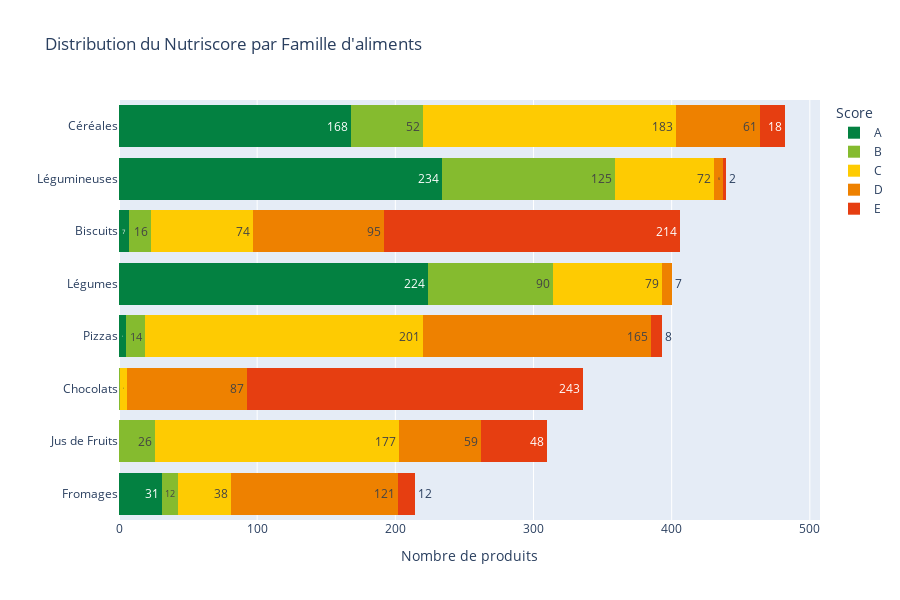

Notebook source saved alongside this figure:
### Markdown cell above
La répartition des scores par famille d'aliments confirme la nécessité d'inclure la catégorie comme variable explicative :

* **Polarisation des Catégories :** Certaines familles sont des prédicteurs forts à elles seules.
    * Les *Légumineuses* et *Légumes* sont massivement classés **A ou B** (Vert).
    * Les *Chocolats* et *Biscuits* saturent les classes **D et E** (Rouge/Orange).
* **La Zone Grise (Variance Intra-classe) :** C'est ici que le Machine Learning devient indispensable.
    * Regardez les **Céréales** : elles couvrent tout le spectre, du A au E.
    * Les **Pizzas** et **Jus de Fruits** oscillent principalement entre C et D, mais avec des exceptions notables.
    * *Conclusion :* La catégorie seule ne suffit pas à prédire le score. Le modèle devra analyser la composition fine (fibres, sucres) pour classer correctement ces produits "mixtes".

### Code cell
distribution_nutriscore_par_famille_d_aliments(df_final).show()

### Figure 1 — Plotly figure (JSON) as saved in the notebook; plotly's stock layout.template omitted (floating-point values rounded to 4 significant figures; data arrays with more than 128 entries replaced by an {"elided": "..."} marker saying what was removed)
{"data": [{"bingroup": "y", "hovertemplate": "Nutriscore=A<br>count=%{x}<br>Category_Label=%{y}<extra></extra>", "legendgroup": "A", "marker": {"color": "#038141", "pattern": {"shape": ""}}, "name": "A", "orientation": "h", "showlegend": true, "texttemplate": "%{value}", "type": "histogram", "xaxis": "x", "y": {"elided": "669 str values"}, "yaxis": "y"}, {"bingroup": "y", "hovertemplate": "Nutriscore=B<br>count=%{x}<br>Category_Label=%{y}<extra></extra>", "legendgroup": "B", "marker": {"color": "#85BB2F", "pattern": {"shape": ""}}, "name": "B", "orientation": "h", "showlegend": true, "texttemplate": "%{value}", "type": "histogram", "xaxis": "x", "y": {"elided": "336 str values"}, "yaxis": "y"}, {"bingroup": "y", "hovertemplate": "Nutriscore=C<br>count=%{x}<br>Category_Label=%{y}<extra></extra>", "legendgroup": "C", "marker": {"color": "#FECB02", "pattern": {"shape": ""}}, "name": "C", "orientation": "h", "showlegend": true, "texttemplate": "%{value}", "type": "histogram", "xaxis": "x", "y": {"elided": "829 str values"}, "yaxis": "y"}, {"bingroup": "y", "hovertemplate": "Nutriscore=D<br>count=%{x}<br>Category_Label=%{y}<extra></extra>", "legendgroup": "D", "marker": {"color": "#EE8100", "pattern": {"shape": ""}}, "name": "D", "orientation": "h", "showlegend": true, "texttemplate": "%{value}", "type": "histogram", "xaxis": "x", "y": {"elided": "601 str values"}, "yaxis": "y"}, {"bingroup": "y", "hovertemplate": "Nutriscore=E<br>count=%{x}<br>Category_Label=%{y}<extra></extra>", "legendgroup": "E", "marker": {"color": "#E63E11", "pattern": {"shape": ""}}, "name": "E", "orientation": "h", "showlegend": true, "texttemplate": "%{value}", "type": "histogram", "xaxis": "x", "y": {"elided": "545 str values"}, "yaxis": "y"}], "layout": {"barmode": "stack", "height": 600, "legend": {"title": {"text": "Score"}, "tracegroupgap": 0}, "title": {"text": "Distribution du Nutriscore par Famille d'aliments"}, "xaxis": {"anchor": "y", "domain": [0, 1], "title": {"text": "Nombre de produits"}}, "yaxis": {"anchor": "x", "categoryorder": "total ascending", "domain": [0, 1], "title": {"text": ""}}}}
